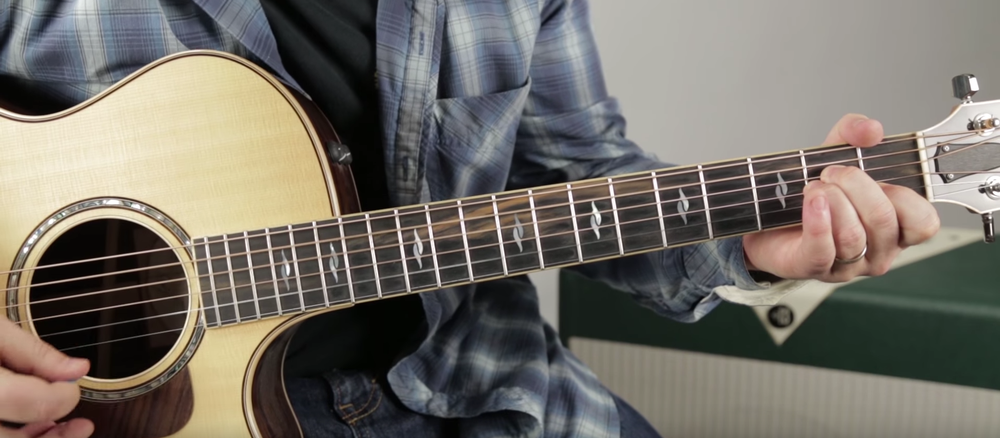
#> input picture Guitar HandTracking/Test_images/chordAm.png, 1000 x 438 px, shrunk from 1919 x 840 before the run
$ python watershed.py   (older library calls are emulated)
#> lines starting #> are read from the running program, lines starting #| are printed output that depends on the picture
### Guitar HandTracking/imageModule.py
import numpy as np
from matplotlib import pyplot as plt
import cv2

class Image:
    def __init__(self, path=None, img=None):
#> called with path = 'Test_images/chordAm.png'
        if img is None:
            self.image = cv2.imread(path)
#> self.image is the input picture: shape (438, 1000, 3); mean B, G, R 103.3, 111, 116
        elif path is None:
            self.image = img
        else:
            print("Bad path or image")

        if self.image is not None:
            self.gray = cv2.cvtColor(self.image, cv2.COLOR_BGR2GRAY)
        else:
            self.gray = None
            print("Image failed to load")

    def __str__(self):
        return self.image

    def set_image(self, img):
        self.image = img

    def set_gray(self, grayscale):
        self.gray = grayscale

    # [14 lines left out: functions print_image, print_plot, not called in this run]


    def edges_canny(self,minVal=10, maxVal=150, apperture=3):
        return cv2.Canny(self.gray, minVal, maxVal, apperture, L2gradient=True)

    def edges_LaPlace(self, size=3):
        return cv2.Laplacian(self.gray, cv2.CV_8U, size)

    def edges_SobelX(self, size=3):
        return cv2.Sobel(self.gray, cv2.CV_8U, 1, 0, size)

    def edges_SobelY(self, size=3):
#> called with size = 3
        return cv2.Sobel(self.gray, cv2.CV_8U, 0, 1, size)

    def hough_transform(self, edges, minLineLength, maxLineGap, threshold=10):
        lines = cv2.HoughLinesP(edges, 1, np.pi/180, threshold, minLineLength, maxLineGap)
        return lines

### Guitar HandTracking/functions.py
import cv2

def threshold(img, s):
#> called with s = 127
    I = img
    I[I <= s] = 0
    I[I > s] = 255
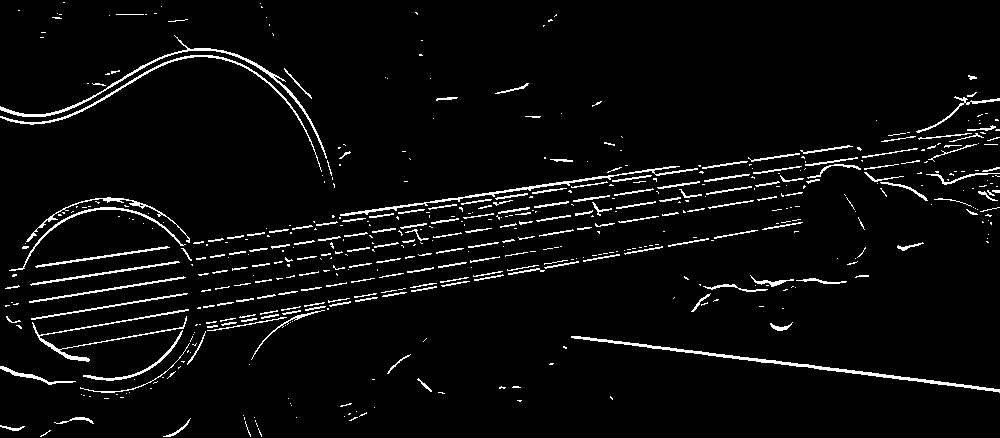
#> I: shape (438, 1000); 4.3% white in thin lines or dots
    return I

def rotate(image, angle, center=None, scale=1.0):
    (h, w) = image.shape[:2]

    if center is None:
        center = (w/2, h/2)

    #Rotatia imaginii
    M = cv2.getRotationMatrix2D(center, angle, scale)
    rotated = cv2.warpAffine(image, M, (w,h))

    return rotated


# [9 lines left out: function remove_duplicate, not called in this run]

### Guitar HandTracking/rotate_and_crop.py
from imageModule import Image
from functions import *
from statistics import median
from math import inf

def rotate_picture(image):

    imageToBeRotated = image.image

    edges = image.edges_SobelY()
    edges = threshold(edges, 127)

    lines = image.hough_transform(edges, 50, 50)
#> in hough_transform, `lines = cv2.HoughLinesP(edges, 1, np.pi/180, threshold, minLineLength,..`: lines = 14 rows, first 6: [340, 214, 422, 203], [571, 336, 955, 383], [102, 289, 183, 277], [808, 367, 927, 381], [35, 266, 102, 256], [86, 327, 188, 309]

    slopes = []

    for line in lines:
        for x1, y1, x2, y2 in line:
            slopes.append(abs((y2 - y1) / (x2 - x1)))
#> this loop made 14 passes
#> after the loop, slopes = [0.134, 0.122, 0.148, 0.118, 0.149, 0.176, 0.117, 0.156, 0.175, 0.159, 0.158, 0.157, 0.118, 0.581]
    median_slope = median(slopes)
#> median_slope = 0.153
    angle = median_slope
#> angle = 0.153

    return Image(img=rotate(imageToBeRotated, -angle))
#> in rotate, `M = cv2.getRotationMatrix2D(center, angle, scale)`: M = [[1, -0.00267, 0.586], [0.00267, 1, -1.33]]
#> in rotate, `rotated = cv2.warpAffine(image, M, (w,h))`:
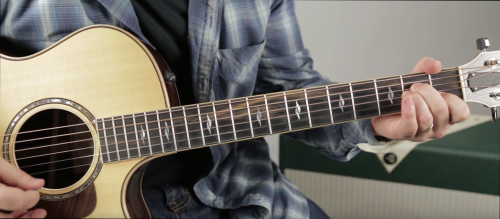
#> rotated: shape (438, 1000, 3) (shown at 1/2 size); mean B, G, R 103.1, 110.8, 115.8
#> in __init__ (call 2), `self.gray = cv2.cvtColor(self.image, cv2.COLOR_BGR2GRAY)`:
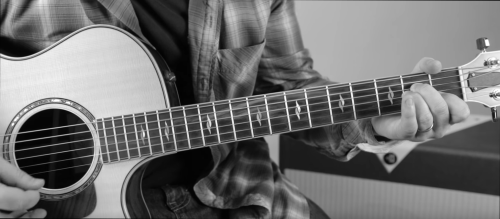
#> self.gray: shape (438, 1000) (shown at 1/2 size); min 0, max 255, mean 111.4

def crop_image(image):

    imageToBeCroped = image.image

    edges = image.edges_SobelY()
#> call 2 of edges_SobelY, with size = 3
#> in edges_SobelY (call 2), `return cv2.Sobel(self.gray, cv2.CV_8U, 0, 1, size)`:
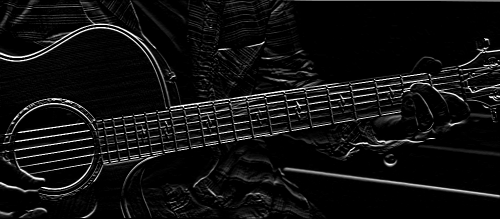
#> returned value: shape (438, 1000) (shown at 1/2 size); min 0, max 255, mean 16.8
    edges = threshold(edges, 120)
#> call 2 of threshold, with s = 120
#> in threshold (call 2), `I[I > s] = 255`:
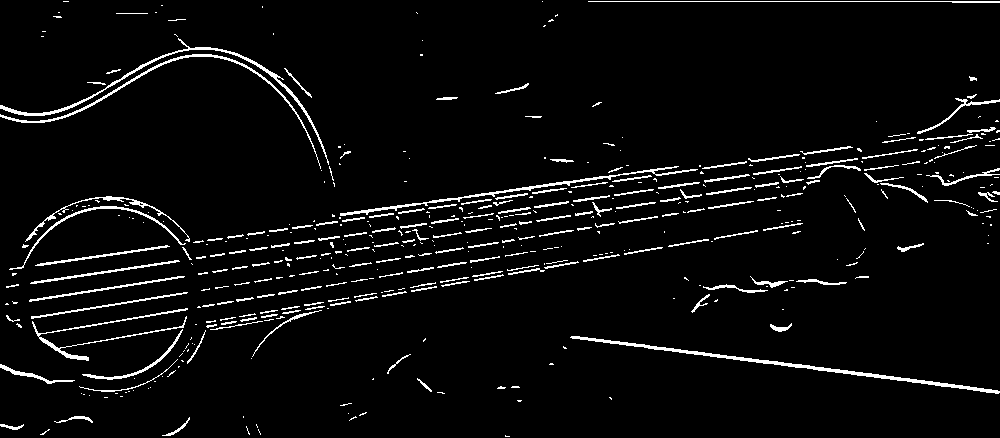
#> I: shape (438, 1000); 4.4% white in thin lines or dots

    lines = image.hough_transform(edges, 30, 20)
#> in hough_transform (call 2), `lines = cv2.HoughLinesP(edges, 1, np.pi/180, threshold, minLineLength,..`: lines = 75 rows, first 6: [588, 1, 999, 1], [714, 238, 757, 230], [672, 351, 999, 391], [342, 220, 364, 217], [29, 301, 184, 276], [390, 208, 502, 191]
    y = []

    for line in lines:
        for x1, y1, x2, y2 in line:
            y.append(y1)
            y.append(y2)
#> this loop made 75 passes
#> after the loop, y = 150 values, max 393 at index 139, min 1 at index 0, mean 211.1

    ySort = list(sorted(y))
#> ySort = 150 values from 1 to 393
    yDifferences = [0]

    firstY = 0
    lastY = inf

    for i in range(len(ySort) - 1):
        yDifferences.append(ySort[i + 1] - ySort[i])
#> this loop made 149 passes
#> after the loop, yDifferences = 150 values, max 35 at index 4, min 0 at index 0, mean 2.61
    for i in range(len(yDifferences) - 1):
        if yDifferences[i] == 0:
            lastY = ySort[i]
            if i > 3 and firstY == 0:
                firstY = ySort[i]
#> this loop made 149 passes
#> (lastY, firstY) on pass 9: (54, 54)
#> after the loop, firstY = 54
    return Image(img=imageToBeCroped[firstY: lastY])
#> in __init__ (call 3), `self.image = img`:
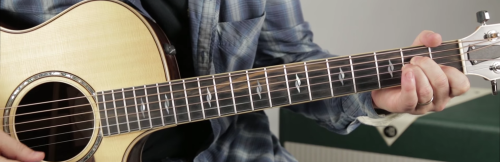
#> self.image: shape (324, 1000, 3) (shown at 1/2 size); mean of channels 0, 1, 2 100.8, 110.4, 116.2; drawn as B, G, R
#> in __init__ (call 3), `self.gray = cv2.cvtColor(self.image, cv2.COLOR_BGR2GRAY)`:
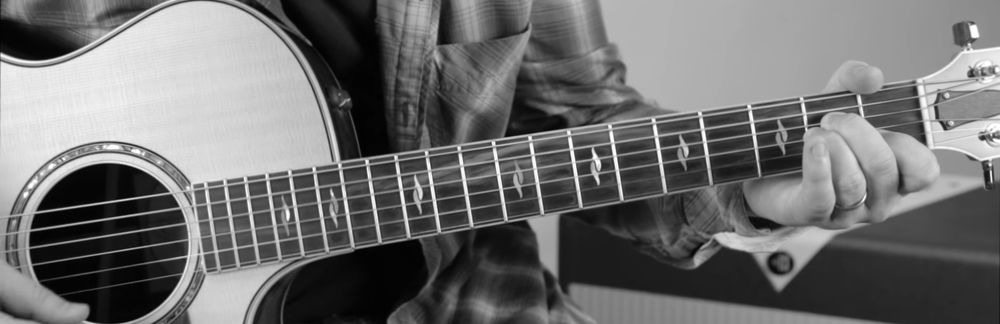
#> self.gray: shape (324, 1000); min 1, max 255, mean 111


# [2 lines that do not run on import are left out]

### Guitar HandTracking/watershed.py
import numpy as np
from matplotlib import pyplot as plot
from rotate_and_crop import *
from imageModule import Image


def watershed_segmentation(image):

#> (the run stopped early here; a loop or call above may not have finished)

$ run again, with Guitar HandTracking/Test_images/JamalCuChitara.jpg saved as Guitar HandTracking/Test_images/chordAm.png
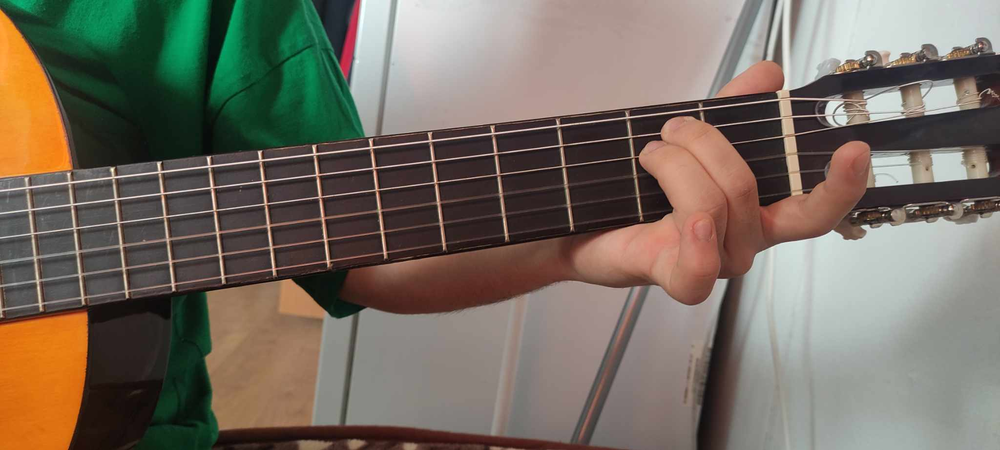
#> input picture Guitar HandTracking/Test_images/JamalCuChitara.jpg, 1000 x 450 px, shrunk from 2048 x 921 before the run
#> in __init__, self.image is the input picture: shape (450, 1000, 3); mean B, G, R 96.3, 108.4, 117.7
#> in threshold, `I[I > s] = 255`:
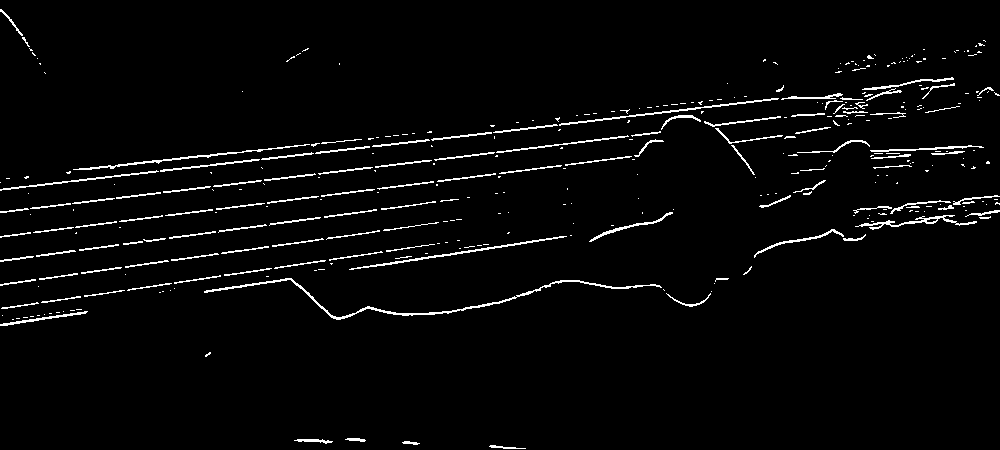
#> I: shape (450, 1000); 3% white in thin lines or dots
#> in hough_transform, `lines = cv2.HoughLinesP(edges, 1, np.pi/180, threshold, minLineLength,..`: lines = 15 rows, first 6: [375, 166, 430, 160], [430, 257, 566, 236], [499, 173, 561, 165], [209, 165, 259, 159], [272, 246, 323, 239], [270, 224, 320, 217]
#> the loop in rotate_picture, `for line in lines:` made 15 passes
#> after the loop in rotate_picture, `for line in lines:`: slopes = [0.109, 0.154, 0.129, 0.12, 0.137, 0.14, 0.161, 0.117, 0.14, 0.12, 0.0952, 0.176, 0.1, 0.197, 0.125]
#> median_slope = 0.129
#> M = [[1, -0.00225, 0.508], [0.00225, 1, -1.13]]
#> in hough_transform (call 2), `lines = cv2.HoughLinesP(edges, 1, np.pi/180, threshold, minLineLength,..`: lines = 92 rows, first 6: [354, 268, 403, 261], [116, 197, 160, 192], [437, 181, 496, 173], [870, 151, 936, 150], [39, 278, 77, 273], [203, 291, 291, 277]
#> the loop in crop_image, `for line in lines:` made 92 passes
#> after the loop in crop_image, `for line in lines:`: y = 184 values, max 447 at index 159, min 1 at index 20, mean 209.1
#> ySort = 184 values from 1 to 447
#> after the loop in crop_image, `for i in range(len(ySort) - 1):`: yDifferences = 184 values, max 114 at index 178, min 0 at index 0, mean 2.42
#> the loop in crop_image, `for i in range(len(yDifferences) - 1):` made 183 passes
#> (lastY, firstY) on pass 9: (99, 99)
#> after the loop in crop_image, `for i in range(len(yDifferences) - 1):`: firstY = 99
#> self.image: shape (341, 1000, 3)
#> in __init__ (call 3), `self.gray = cv2.cvtColor(self.image, cv2.COLOR_BGR2GRAY)`:
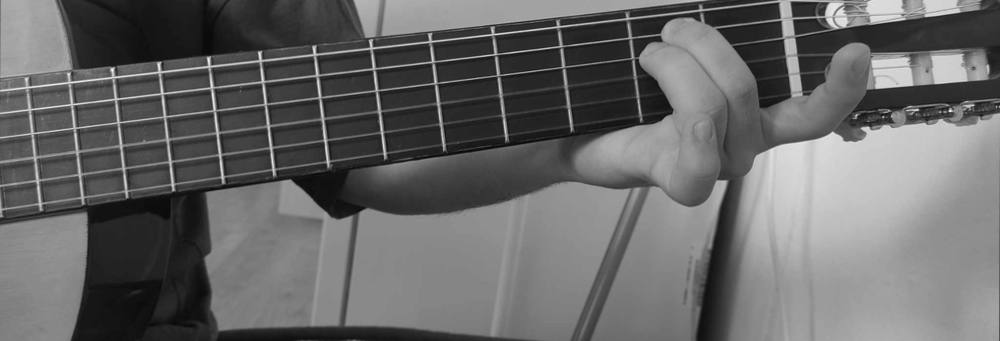
#> self.gray: shape (341, 1000); min 8, max 247, mean 103.6
